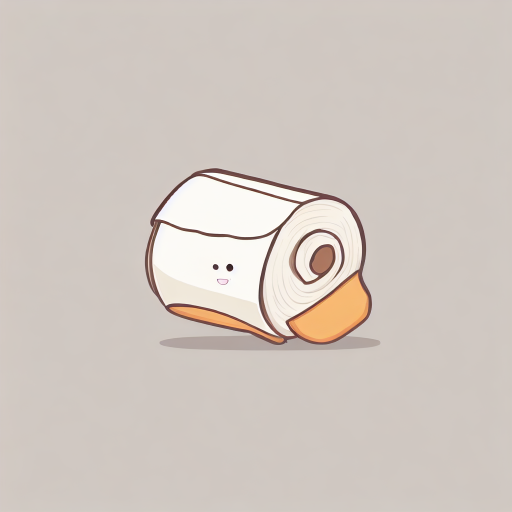
#> input picture test_face_2/generated_face.png, 1024 x 1024 px, given in place of object_00.png, which was not available (shown at 1/2 size)
$ python gen_assets_v3.py   (older library calls are emulated)
#> lines starting #> are read from the running program, lines starting #| are printed output that depends on the picture; after the words box and inside, x2 and y2 are one past the last pixel; in counts of white or black regions, pixels touching at a corner belong together; pictures that were not available may be replaced by others from this repository, and a replacement may not be noted
import os, json, argparse
import numpy as np
import cv2
from PIL import Image, ImageDraw

# -----------------------------
# Utils
# -----------------------------
def to_gray_rgba(path):
    img = Image.open(path).convert("RGBA")
    bgr = cv2.cvtColor(np.array(img), cv2.COLOR_RGBA2BGR)
    gray = cv2.cvtColor(bgr, cv2.COLOR_BGR2GRAY).astype(np.float32)
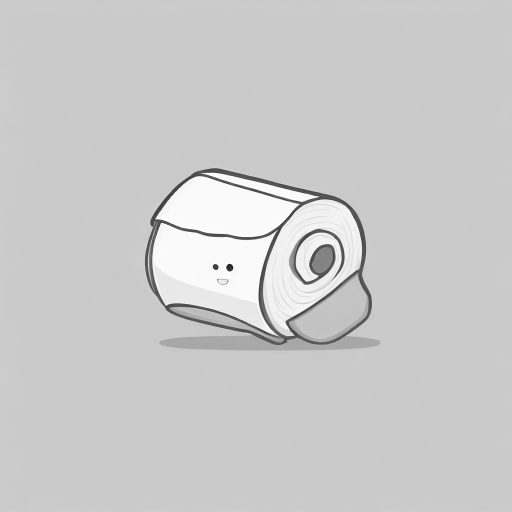
#> gray: shape (1024, 1024) float32 (shown at 1/2 size); min 22, max 255, mean 202.2
    return img, gray  # PIL RGBA, float32 HxW

def norm01(x, eps=1e-8):
    x = x.astype(np.float32)
    mn, mx = np.min(x), np.max(x)
    if mx - mn < eps:
        return np.zeros_like(x, dtype=np.float32)
    return (x - mn) / (mx - mn + eps)

def gaussian_kernel(size, sigma):
    k = cv2.getGaussianKernel(size, sigma)
    return (k @ k.T).astype(np.float32)

# [325 lines left out: functions refine_bbox_by_score, canonical_landmarks_ibug68, canonical_landmarks_std68, canonical_landmarks_lite20, not called in this run]

def canonical_landmarks_ext32(size=256):
    s = size
    browL  = [[int(0.28*s), int(0.30*s)],
              [int(0.35*s), int(0.26*s)],
              [int(0.42*s), int(0.25*s)],
              [int(0.49*s), int(0.26*s)]]
    browR  = [[int(0.51*s), int(0.26*s)],
              [int(0.58*s), int(0.25*s)],
              [int(0.65*s), int(0.26*s)],
              [int(0.72*s), int(0.30*s)]]
    eyeL = [[int(0.31*s), int(0.36*s)],
            [int(0.36*s), int(0.33*s)],
            [int(0.42*s), int(0.36*s)],
            [int(0.36*s), int(0.39*s)],
            [int(0.36*s), int(0.36*s)]]
    eyeR = [[int(0.58*s), int(0.36*s)],
            [int(0.64*s), int(0.33*s)],
            [int(0.69*s), int(0.36*s)],
            [int(0.64*s), int(0.39*s)],
            [int(0.64*s), int(0.36*s)]]
    nose = [[int(0.50*s), int(0.44*s)],
            [int(0.46*s), int(0.57*s)],
            [int(0.54*s), int(0.57*s)],
            [int(0.50*s), int(0.60*s)]]
    mouth = [
        [int(0.40*s), int(0.68*s)],
        [int(0.46*s), int(0.66*s)],
        [int(0.50*s), int(0.65*s)],
        [int(0.54*s), int(0.66*s)],
        [int(0.60*s), int(0.68*s)],
        [int(0.54*s), int(0.70*s)],
        [int(0.50*s), int(0.71*s)],
        [int(0.46*s), int(0.70*s)],
        [int(0.50*s), int(0.67*s)],
        [int(0.50*s), int(0.69*s)]
    ]
    pts = np.array(browL + browR + eyeL + eyeR + nose + mouth, dtype=np.float32)
    assert pts.shape[0] == 32
    return pts

# New: Custom landmarks for tissue roll (simplified circular pattern)
# [14 lines left out: function canonical_landmarks_tissue, not called in this run]

def get_canonical_landmarks(landmarks_type="lite20", size=256):
    lt = landmarks_type.lower()
    if lt == "lite20":
        return canonical_landmarks_lite20(size), "lite20"
    elif lt == "ext32":
        return canonical_landmarks_ext32(size), "ext32"
    elif lt in ["std68", "dlib68"]:
        return canonical_landmarks_std68(size), "std68"
    elif lt in ["ibug68", "ibug", "68ibug"]:
        return canonical_landmarks_ibug68(size), "ibug68"
    elif lt == "tissue":  # Added tissue-specific landmarks
        return canonical_landmarks_tissue(size), "tissue"
    else:
        raise ValueError(f"Unsupported landmarks_type: {landmarks_type}")

# -----------------------------
# Foreground mask (robust for white/flat BG)
# -----------------------------
def estimate_fg_mask(img_rgba, gray, flood_tol=12, min_fg_ratio=0.002):
#> called with flood_tol = 12, min_fg_ratio = 0.002
    H, W = gray.shape
    u8 = gray.astype(np.uint8)
    bg = np.zeros((H+2, W+2), np.uint8)  # floodFill border
    for (sy, sx) in [(1,1), (1,W-2), (H-2,1), (H-2,W-2)]:
        cv2.floodFill(u8.copy(), bg, (sx, sy), 255, loDiff=flood_tol, upDiff=flood_tol,
                      flags=cv2.FLOODFILL_MASK_ONLY | (255 << 8))
    bg_mask = (bg[1:-1,1:-1] > 0).astype(np.uint8)

    k = cv2.getStructuringElement(cv2.MORPH_ELLIPSE, (5,5))
#> k = [[0, 0, 1, 0, 0], [1, 1, 1, 1, 1], [1, 1, 1, 1, 1], [1, 1, 1, 1, 1], [0, 0, 1, 0, 0]]
    bg_mask = cv2.morphologyEx(bg_mask, cv2.MORPH_CLOSE, k, iterations=2)
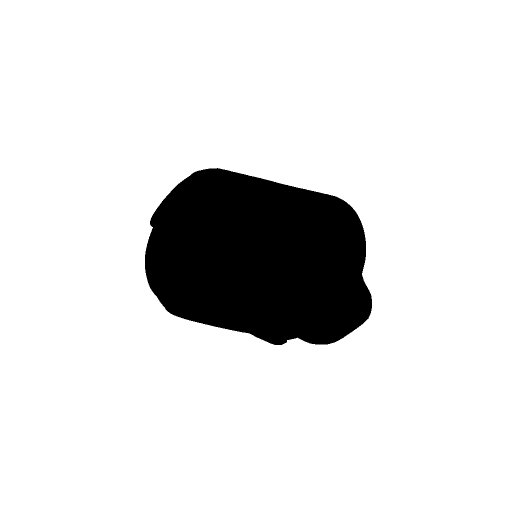
#> bg_mask: shape (1024, 1024) (shown at 1/2 size); values 0 (black) and 1 (white), 88.1% white; 1 black region, box (x1, y1, x2, y2) and area: (290, 336, 744, 690) 125164
    bg_mask = cv2.morphologyEx(bg_mask, cv2.MORPH_OPEN,  k, iterations=1)
#> bg_mask: shape (1024, 1024); values 0 (black) and 1 (white), 88.1% white; 1 black region, box (x1, y1, x2, y2) and area: (290, 336, 744, 690) 125169

    fg_mask = (1 - bg_mask).astype(np.uint8)
    if fg_mask.sum() < min_fg_ratio * H * W:
        _, th = cv2.threshold(u8, 0, 255, cv2.THRESH_BINARY_INV + cv2.THRESH_OTSU)
        fg_mask = (th > 0).astype(np.uint8)

    fg_mask = cv2.morphologyEx(fg_mask, cv2.MORPH_DILATE, k, iterations=1)
#> fg_mask: shape (1024, 1024); values 0 (black) and 1 (white), 12.2% white; 1 white region, box (x1, y1, x2, y2) and area: (288, 334, 746, 692) 127882
    return fg_mask.astype(np.float32)

# -----------------------------
# Score components
# -----------------------------
def flatness_map(gray, win=25):
#> called with win = 31
    g = gray / 255.0
    g2 = g * g
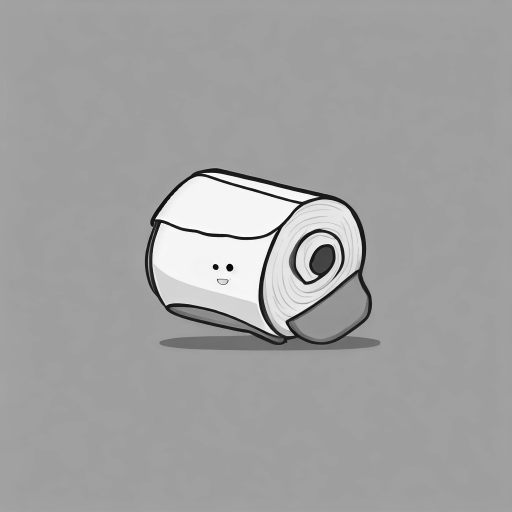
#> g2: shape (1024, 1024) float32 (shown at 1/2 size); min 0.00744, max 1, mean 0.635
    k = gaussian_kernel(win, max(1, win//6))
#> in gaussian_kernel, `k = cv2.getGaussianKernel(size, sigma)`: k = 31 values, max 0.0799 at index 15, min 0.000888 at index 0, mean 0.0323
    mu  = cv2.filter2D(g,  -1, k, borderType=cv2.BORDER_REFLECT)
    mu2 = cv2.filter2D(g2, -1, k, borderType=cv2.BORDER_REFLECT)
    var = np.clip(mu2 - mu * mu, 0, None)
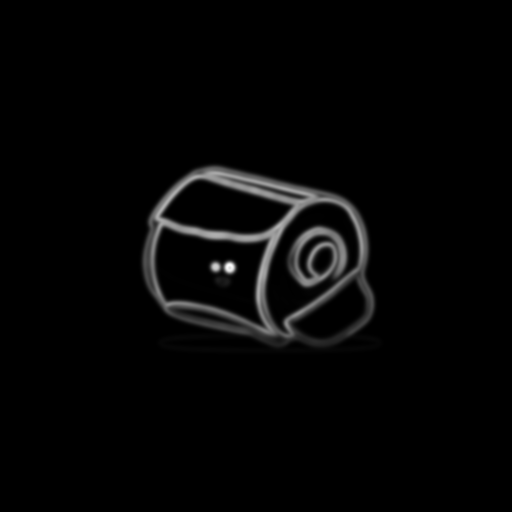
#> var: shape (1024, 1024) float32 (shown at 1/2 size); min 0, max 0.156, mean 0.00351; drawn with min black and max white
    F = 1.0 - norm01(var)
#> in norm01, `mn, mx = np.min(x), np.max(x)`: mn = 0; mx = 0.156
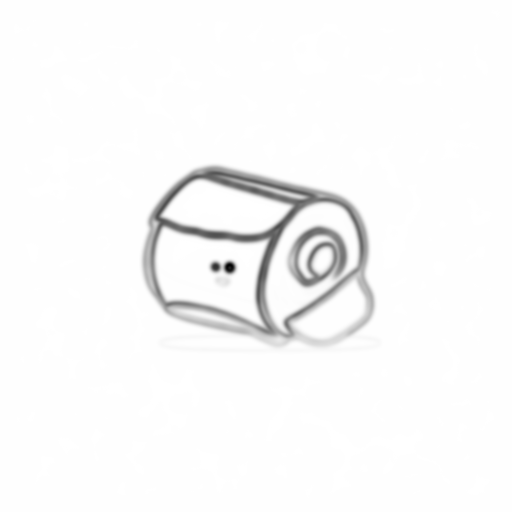
#> F: shape (1024, 1024) float32 (shown at 1/2 size); min 1.19e-07, max 1, mean 0.977
    if True:  # debug
        cv2.imwrite("flatness_map.png", (F * 255).astype(np.uint8))
    return F

def edge_energy(gray):
    gx = cv2.Sobel(gray, cv2.CV_32F, 1, 0, ksize=3)
    gy = cv2.Sobel(gray, cv2.CV_32F, 0, 1, ksize=3)
    mag = np.sqrt(gx*gx + gy*gy)
    return norm01(mag)

def center_bias(shape, sigma_ratio=0.33):
    H, W = shape
    y, x = np.mgrid[0:H, 0:W].astype(np.float32)
    cx, cy = W/2.0, H/2.0
    d2 = (x - cx)**2 + (y - cy)**2
    sigma = (min(H, W) * sigma_ratio)**2
    C = np.exp(-d2 / (2*sigma))
    return norm01(C)

def symmetry_map(gray):
    g = gray / 255.0
    g_flipped = np.fliplr(g)
    diff = np.abs(g - g_flipped)
    SYM = 1.0 - norm01(diff)
    SYM = cv2.GaussianBlur(SYM, (7,7), 0)
    return SYM

def structure_penalty(gray):
    kx = cv2.Sobel(gray, cv2.CV_32F, 1, 0, ksize=3)
    ky = cv2.Sobel(gray, cv2.CV_32F, 0, 1, ksize=3)
    ax = np.abs(kx); ay = np.abs(ky)
    horiz = cv2.GaussianBlur(ay, (9,9), 0)
    vert  = cv2.GaussianBlur(ax, (9,9), 0)
    O = norm01(0.6*horiz + 0.4*vert)
    return O

def masked_edge_distance(gray, fg_mask):
    u8 = gray.astype(np.uint8)
    edges = cv2.Canny(u8, 80, 160, L2gradient=True)
#> edges: shape (1024, 1024); 0.84% white in thin lines or dots, all inside (x1, y1, x2, y2) = (289, 336, 761, 701)
    fg_boundary = (cv2.morphologyEx(fg_mask.astype(np.uint8), cv2.MORPH_GRADIENT,
                                    cv2.getStructuringElement(cv2.MORPH_ELLIPSE, (3,3))) > 0)
#> fg_boundary: shape (1024, 1024) bool; 0.24% white in thin lines or dots, all inside (x1, y1, x2, y2) = (287, 333, 747, 693)
    zeros = ((edges > 0) | fg_boundary).astype(np.uint8)
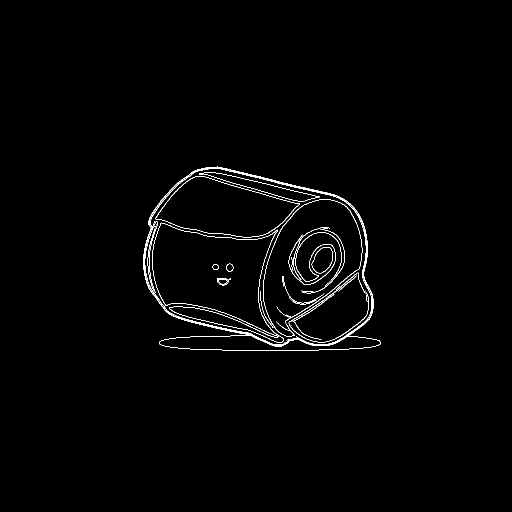
#> zeros: shape (1024, 1024) (shown at 1/2 size); values 0 (black) and 1 (white), 1.1% white in thin lines or dots, all inside (x1, y1, x2, y2) = (287, 333, 761, 701)
    inside = (fg_mask > 0).astype(np.uint8)
    inside[zeros > 0] = 0
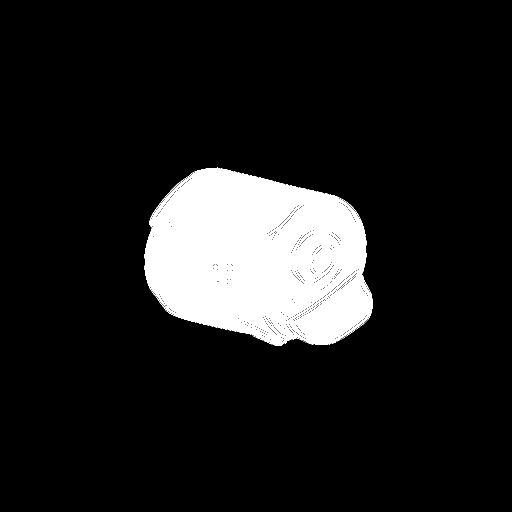
#> inside: shape (1024, 1024) (shown at 1/2 size); values 0 (black) and 1 (white), 11.3% white; 15 white regions (14 under 20 px), largest, box (x1, y1, x2, y2) and area: (289, 336, 745, 691) 118499
    dist = cv2.distanceTransform(inside, cv2.DIST_L2, 3) if inside.max() else np.zeros_like(gray, np.float32)
    D = norm01(dist) * (fg_mask > 0).astype(np.float32)
#> (the rest of the program and of its run is left out)
